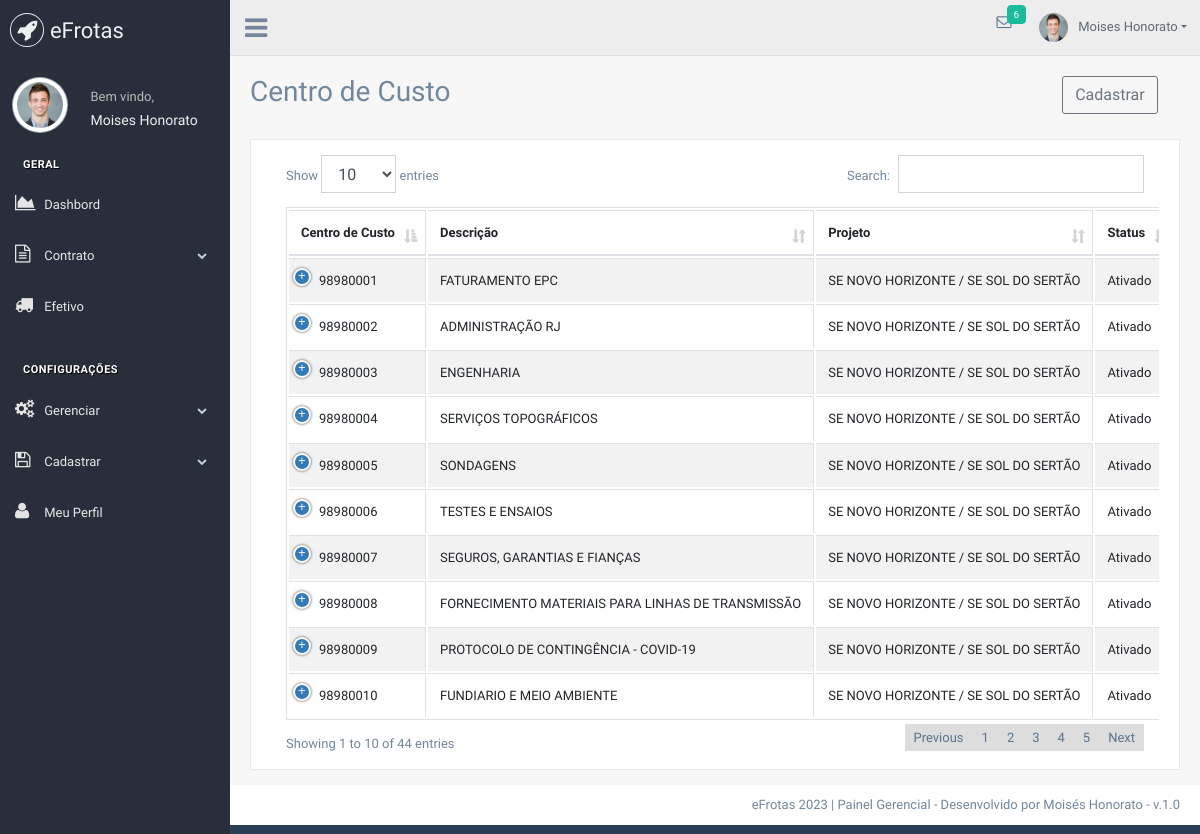
Page /centrocusto (signed in) on the committed database.
### tables this page shows
CREATE TABLE IF NOT EXISTS `centrocusto` (
  `id_centrocusto` int NOT NULL AUTO_INCREMENT,
  `id_projeto` int NOT NULL,
  `centrocusto` varchar(25) NOT NULL,
  `descricao` varchar(100) NOT NULL,
  `ccstatus` int NOT NULL DEFAULT '1',
  PRIMARY KEY (`id_centrocusto`)
);

CREATE TABLE IF NOT EXISTS `projeto` (
  `id_projeto` int NOT NULL AUTO_INCREMENT,
  `projeto` varchar(150) NOT NULL,
  `empreendimento` varchar(255) NOT NULL,
  `ativo` char(1) NOT NULL DEFAULT 'S',
  PRIMARY KEY (`id_projeto`)
);

### app/core/Controller.php (called while the page is built, shortened)
<?php
class Controller
{
    public function load($viewName, $viewData = array())
    {
        extract($viewData);
        include "app/views/" . $viewName . ".php";
    }
}

### app/controllers/CentrocustoController.php (called while the page is built, shortened)
<?php
class CentrocustoController extends Controller
{
   public function index()
   {
      $dados['lista']      = CentrocustoService::centrocustoprojeto();
      $dados['view']       = 'Centrocusto/Index';
      $dados['page']    = 'Centro de Custo';
      $this->load('template', $dados);
   }
}

### app/core/Core.php (called while the page is built, shortened)
<?php
class Core{
    private $controller;
    private $metodo;
    private $parametros = array();
    public function run(){
       try {
           $c = new $controllerCorrente;
           call_user_func_array(array($c, $this->getMetodo()), $this->getParametros());
       } catch (ArgumentCountError $e) {
           throw new Exception("Erro na linha: " . $e->getLine() ." do arquivo " . $e->getFile() ." <br> O número de argumentos passados não corresponde ao esperado <br><br>" );
       }
    }
    public function verificaUri(){
        $url =explode("index.php", $_SERVER["PHP_SELF"]);
        $url = end($url);
        if($url!=""){
            $url = explode('/', $url);
            array_shift($url);
            $this->controller = ucfirst($url[0]) ."Controller";
            array_shift($url);
            if(isset($url[0])){
                $this->metodo = $url[0];
                array_shift($url);
            }else{
                $this->metodo = METODO_PADRAO;
            }
        }else{
            $this->controller = ucfirst(CONTROLLER_PADRAO) ."Controller";
            $this->metodo = METODO_PADRAO;
        }
    }
    public function getMetodo() {
        if(method_exists(NAMESPACE_CONTROLLER .$this->controller, $this->metodo)){
            return $this->metodo;
        }else{
            throw new Exception("Método não encontrado",500);
        }
    }
    public function getParametros() {
        return $this->parametros;
    }
}

### index.php (called while the page is built, shortened)
<?php
require_once 'app/core/Core.php';
try {
    $core = new Core;
    $core->run();
} catch (Exception $e) {
    $erro = new Excecao($e);
    $erro->mostrar();
} catch (Error  $e) {
    $erro = new Excecao($e);
    $erro->mostrar();
}

### app/core/Model.php (called while the page is built, shortened)
<?php
abstract class Model
{
    public function __construct()
    {
        $this->db = Conexao::getConexao();
    }
    function select($conn, $sql, $isLista = true)
    {
        try {
            $stmt = $conn->query($sql);
            if ($isLista) {
                return $stmt->fetchAll(\PDO::FETCH_OBJ);
            } else {
                return $stmt->fetch(\PDO::FETCH_OBJ);
            }
        } catch (\PDOException $e) {
            throw new \Exception($e->getMessage());
        }
    }
}

### app/models/dao/CentrocustoDao.php (called while the page is built, shortened)
<?php
class CentrocustoDao extends Model
{
    public function centrocustoprojeto()
    {
        $sql = "SELECT * FROM centrocusto as cc, projeto as p
                        WHERE cc.id_projeto = p.id_projeto
                        ORDER BY p.ativo DESC, cc.centrocusto";
        return Model::select($this->db, $sql, TRUE);
    }
}

### app/models/service/CentrocustoService.php (called while the page is built, shortened)
<?php
class CentrocustoService
{
    public static function centrocustoprojeto()
    {
        $dao = new CentrocustoDao();
        return $dao->centrocustoprojeto();
    }
}

### app/core/Conexao.php (called while the page is built, shortened)
<?php
class Conexao{
    private static $conexao = null;
    public static function getConexao(){
        try{
            if(!self::$conexao){
                self::$conexao = new \PDO("mysql:dbname=".BANCO.";host=".SERVIDOR,USUARIO,SENHA);
                self::$conexao->setAttribute(\PDO::ATTR_ERRMODE, \PDO::ERRMODE_EXCEPTION);
                self::$conexao->exec("SET NAMES " . CHARSET);
            }
            return self::$conexao;
        }catch (PDOException $e){
            throw new Exception("Erro ao tentar conectar com o banco");
        }
    }
}

### app/views/Centrocusto/Index.php (the view, shortened to what this page needs)
<div class="page-title">
    <div class="title_left">
        <h3> Centro de Custo </h3>
    </div>
    <div class="title_right">
        <div class="col-md-3 col-sm-3 col-xs-12 pull-right">
            <div class="input-group">
                <a href="<?php echo URL_BASE . 'centrocusto/create'; ?>" class="btn btn-outline-secondary" role="button" data-bs-toggle="modal" data-bs-target="#staticBackdrop"> Cadastrar</a>
            </div>
        </div>
    </div>
</div>
<div class="clearfix"></div>
<div class="row">
    <div class="col-md-12 col-sm-12 ">
        <div class="x_panel">
            <div class="x_content">
                <div class="row">
                    <div class="col-sm-12">
                        <div class="card-box table-responsive">
                            <table id="datatable" class="table table-striped table-bordered dt-responsive nowrap" style="width:100%">
                                <thead>
                                    <tr>
                                        <th class="col-2">Centro de Custo</th>
                                        <th class="col-4">Descrição</th>
                                        <th class="col-6">Projeto</th>
                                        <th class="col-6">Status</th>
                                    </tr>
                                </thead>
                                <tbody>
                                    <?php foreach ($lista as $lista) {
                                        if ($lista->ativo == 'S') :
                                            $status = 'Ativado';
                                        else :
                                            $status = 'Desativado';
                                            $icon   = 'fa fa-ban';
                                            $cor  = '';
                                        endif;
                                    ?>
                                        <tr>
                                            <td><?php echo $lista->centrocusto; ?></td>
                                            <td><?php echo $lista->descricao; ?></td>
                                            <td><?php echo $lista->projeto; ?></td>
                                            <td><?php echo $status; ?></td>
                                        </tr>
                                    <?php } ?>
                                </tbody>
                            </table>
                        </div>
                    </div>
                </div>
            </div>
        </div>
    </div>
</div>

### app/views/template.php (shortened to what this page needs)
<!DOCTYPE html>
<html lang="pt-br">
<head>
    <?php include_once 'links-head.php'; ?>
</head>
<body class="nav-md">
    <div class="container body">
        <div class="main_container">
            <?php include_once 'menu.php'; ?>
            <?php include_once 'cabecalho.php'; ?>
            <div class="right_col" role="main">
                <?php
                $this->load($view, $viewData);
                ?>
            </div>
            <?php include_once 'rodape.php'; ?>
        </div>
    </div>
</body>
</html>

### app/views/links-head.php (shortened to what this page needs)
<link href="<?php echo URL_BASE ?>assets/vendors/bootstrap/dist/css/bootstrap.min.css" rel="stylesheet">
<link href="<?php echo URL_BASE ?>assets/vendors/font-awesome/css/font-awesome.min.css" rel="stylesheet">
<link href="<?php echo URL_BASE ?>assets/vendors/nprogress/nprogress.css" rel="stylesheet">
<link href="<?php echo URL_BASE ?>assets/vendors/iCheck/skins/flat/green.css" rel="stylesheet">
<link href="<?php echo URL_BASE ?>assets/vendors/datatables.net-bs/css/dataTables.bootstrap.min.css" rel="stylesheet">
<link href="<?php echo URL_BASE ?>assets/vendors/datatables.net-buttons-bs/css/buttons.bootstrap.min.css" rel="stylesheet">
<link href="<?php echo URL_BASE ?>assets/vendors/datatables.net-fixedheader-bs/css/fixedHeader.bootstrap.min.css" rel="stylesheet">
<link href="<?php echo URL_BASE ?>assets/vendors/datatables.net-responsive-bs/css/responsive.bootstrap.min.css" rel="stylesheet">
<link href="<?php echo URL_BASE ?>assets/vendors/datatables.net-scroller-bs/css/scroller.bootstrap.min.css" rel="stylesheet">
<link href="<?php echo URL_BASE ?>assets/build/css/custom.min.css" rel="stylesheet">
<link href="https://cdn.jsdelivr.net/npm/select2@4.1.0-rc.0/dist/css/select2.min.css" rel="stylesheet" />
<link href="../vendors/bootstrap/dist/css/bootstrap.min.css" rel="stylesheet">
<link href="../vendors/font-awesome/css/font-awesome.min.css" rel="stylesheet">
<link href="../vendors/nprogress/nprogress.css" rel="stylesheet">
<link href="../vendors/iCheck/skins/flat/green.css" rel="stylesheet">
<link href="../vendors/datatables.net-bs/css/dataTables.bootstrap.min.css" rel="stylesheet">
<link href="../vendors/datatables.net-buttons-bs/css/buttons.bootstrap.min.css" rel="stylesheet">
<link href="../vendors/datatables.net-fixedheader-bs/css/fixedHeader.bootstrap.min.css" rel="stylesheet">
<link href="../vendors/datatables.net-responsive-bs/css/responsive.bootstrap.min.css" rel="stylesheet">
<link href="../vendors/datatables.net-scroller-bs/css/scroller.bootstrap.min.css" rel="stylesheet">
<link href="../build/css/custom.min.css" rel="stylesheet">
<link rel="stylesheet" href="<?php echo URL_BASE ?>/assets/css/estilo.css">

### app/views/menu.php (shortened to what this page needs)
<div class="col-md-3 left_col">
    <div class="left_col scroll-view">
        <div class="navbar nav_title" style="border: 0;">
            <a href="<?php echo URL_BASE; ?>" class="site_title"><i class="fa fa-rocket"></i> <span>eFrotas</span></a>
        </div>
        <div class="profile clearfix">
            <div class="profile_pic">
                <img src="<?php echo URL_BASE ?>assets/images/img.jpg" alt="..." class="img-circle profile_img">
            </div>
            <div class="profile_info">
                <span>Bem vindo,</span>
                <h2><?php
                    $nome = explode(' ', $_SESSION[SESSION_LOGIN]->nome);
                    echo array_shift($nome) . ' ' . array_pop($nome);
                    ?></h2>
            </div>
        </div>
        <br />
        <div id="sidebar-menu" class="main_menu_side hidden-print main_menu">
            <div class="menu_section">
                <h3>Geral</h3>
                <ul class="nav side-menu">
                    <li><a href="<?php echo URL_BASE; ?>"><i class="fa fa-area-chart"></i> Dashbord </a></li>
                    <li><a><i class="fa fa-file-text-o"></i> Contrato <span class="fa fa-chevron-down"></span></a>
                    </li>
                    <li><a href="#"><i class="fa fa-truck"></i> Efetivo </a></li>
                </ul>
            </div>
            <div class="menu_section">
                <h3>Configurações</h3>
                <ul class="nav side-menu">
                    <li><a><i class="fa fa-cogs"></i> Gerenciar <span class="fa fa-chevron-down"></span></a>
                    </li>
                </ul>
                <li><a class=""><i class="fa fa-floppy-o"></i> Cadastrar <span class="fa fa-chevron-down"></span></a>
                </li>
                <li><a href="#"><i class="fa fa-user"></i> Meu Perfil </a></li>
            </div>
        </div>
    </div>
</div>

### app/views/cabecalho.php (shortened to what this page needs)
<div class="top_nav">
    <div class="nav_menu">
        <div class="nav toggle">
            <a id="menu_toggle"><i class="fa fa-bars"></i></a>
        </div>
        <nav class="nav navbar-nav">
            <ul class=" navbar-right">
                <li class="nav-item dropdown open" style="padding-left: 15px;">
                    <a href="javascript:;" class="user-profile dropdown-toggle" aria-haspopup="true" id="navbarDropdown" data-toggle="dropdown" aria-expanded="false">
                        <img src="<?php echo URL_BASE ?>assets/images/img.jpg" alt=""><?php echo $_SESSION[SESSION_LOGIN]->nome; ?></a>
                </li>
                <li role="presentation" class="nav-item dropdown open">
                    <a href="javascript:;" class="dropdown-toggle info-number" id="navbarDropdown1" data-toggle="dropdown" aria-expanded="false">
                        <i class="fa fa-envelope-o"></i>
                        <span class="badge bg-green">6</span>
                    </a>
                </li>
            </ul>
        </nav>
    </div>
</div>

### app/views/rodape.php
<footer>
    <div class="pull-right">
        eFrotas <?php echo date('Y') ?> | Painel Gerencial - Desenvolvido por Moisés Honorato - v.1.0
    </div>
    <div class="clearfix"></div>
</footer>

### assets/css/estilo.css (style rules this page uses)
html, body { background-size: cover; background-repeat: no-repeat; height: 100%; font-family: 'Numans', sans-serif; }
.left_col, .nav_title { background-color: #282f3a; }

### rows in the picture
centrocusto: centrocusto "98980001", descricao "FATURAMENTO EPC", id_projeto.projeto "SE NOVO HORIZONTE / SE SOL DO SERTÃO", id_projeto.ativo "Ativado"
centrocusto: centrocusto "98980002", descricao "ADMINISTRAÇÃO RJ", id_projeto.projeto "SE NOVO HORIZONTE / SE SOL DO SERTÃO", id_projeto.ativo "Ativado"
centrocusto: centrocusto "98980003", descricao "ENGENHARIA", id_projeto.projeto "SE NOVO HORIZONTE / SE SOL DO SERTÃO", id_projeto.ativo "Ativado"
centrocusto: centrocusto "98980004", descricao "SERVIÇOS TOPOGRÁFICOS", id_projeto.projeto "SE NOVO HORIZONTE / SE SOL DO SERTÃO", id_projeto.ativo "Ativado"
centrocusto: centrocusto "98980005", descricao "SONDAGENS", id_projeto.projeto "SE NOVO HORIZONTE / SE SOL DO SERTÃO", id_projeto.ativo "Ativado"
centrocusto: centrocusto "98980006", descricao "TESTES E ENSAIOS", id_projeto.projeto "SE NOVO HORIZONTE / SE SOL DO SERTÃO", id_projeto.ativo "Ativado"
centrocusto: centrocusto "98980007", descricao "SEGUROS, GARANTIAS E FIANÇAS", id_projeto.projeto "SE NOVO HORIZONTE / SE SOL DO SERTÃO", id_projeto.ativo "Ativado"
centrocusto: centrocusto "98980008", descricao "FORNECIMENTO MATERIAIS PARA LINHAS DE TRANSMISSÃO", id_projeto.projeto "SE NOVO HORIZONTE / SE SOL DO SERTÃO", id_projeto.ativo "Ativado"
centrocusto: centrocusto "98980009", descricao "PROTOCOLO DE CONTINGÊNCIA - COVID-19", id_projeto.projeto "SE NOVO HORIZONTE / SE SOL DO SERTÃO", id_projeto.ativo "Ativado"
centrocusto: centrocusto "98980010", descricao "FUNDIARIO E MEIO AMBIENTE", id_projeto.projeto "SE NOVO HORIZONTE / SE SOL DO SERTÃO", id_projeto.ativo "Ativado"

### other values in the picture
array_shift($nome) "Moises"
array_pop($nome) "Honorato"
$_SESSION[SESSION_LOGIN]->nome "Moises Honorato"
